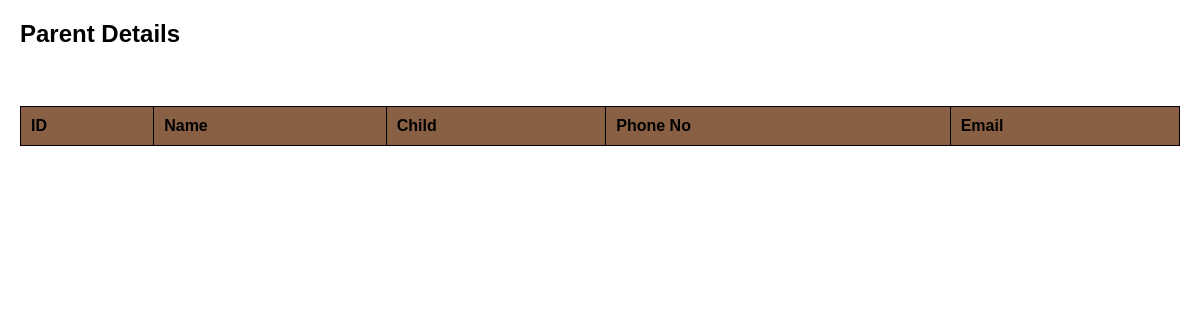
/parent, run on an earlier commit of the app's database.
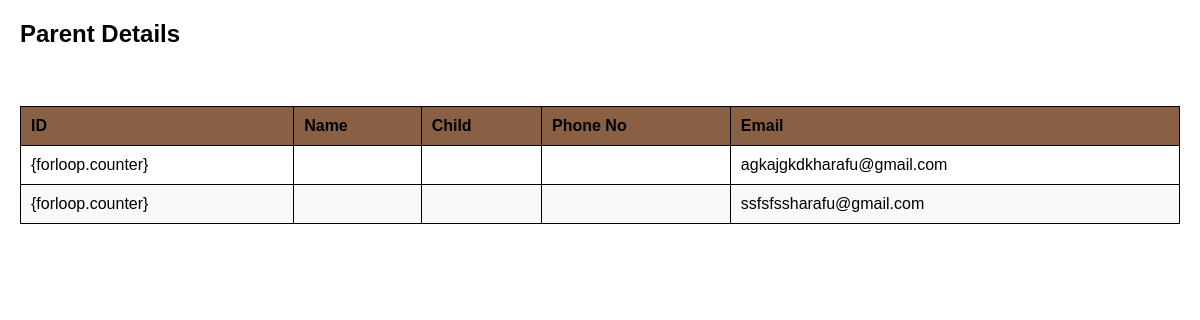
And on a later commit of the database.
### applogin/models.py (models this page shows)
class Student(models.Model):
  st_name=models.CharField(max_length=255,null=True,blank=True)
  classs=models.CharField(max_length=255,null=True,blank=True)
  stream=models.CharField(max_length=255,null=True,blank=True)
  email=models.CharField(max_length=255,null=True,blank=True)
  st_phno=models.BigIntegerField(null=True,blank=True)
  st_LID=models.ForeignKey(Login,on_delete=models.CASCADE,null=True,blank=True)
  selscore=models.FloatField(null=True,blank=True)

### applogin/views.py (the view)
# urls.py: path('parent',ParentPage.as_view(),name="parent"),
class ParentPage(View):
    def get(self,request):
        obj=Student.objects.all()
        return render(request,"administrator/parent.html",{'val':obj})

### templates/administrator/parent.html (shortened to what this page needs)
<!DOCTYPE html>
<html lang="en">
<head>
</head>
<body>
        <h2>Parent Details</h2><br>
    <div class="container">
        <table>
            <thead>
                <tr>
                    <th>ID</th>
                    <th>Name</th>
                    <th>Child</th>
                    <th>Phone No</th>
                    <th>Email</th>
                </tr>
            </thead>
            <tbody>
                 {% for i in  val %}
                <tr>
                    <td>{forloop.counter}</td>
                    <td>{{i.p_name}}</td>
                    <td>
                    </td>
                    <td>{{i.p_phno}}</td>
                    <td>{{i.email}}</td>
                </tr>
                {% endfor %}
            </tbody>
        </table>
    </div>
</body>
</html>

### templates/administrator/parent.html (style rules this page uses)
body { font-family: Arial, sans-serif; margin: 20px; }
table { width: 100%; border-collapse: collapse; margin: 20px 0; }
table, th, td { border: 1px solid black; }
th, td { padding: 10px; text-align: left; }
th { background-color: #896044; }
table tr:nth-child(even) { background-color: #f9f9f9; }

What changed in the data, as far as the page shows it:
added Student: email "agkajgkdkharafu@gmail.com"
added Student: email "ssfsfssharafu@gmail.com"
